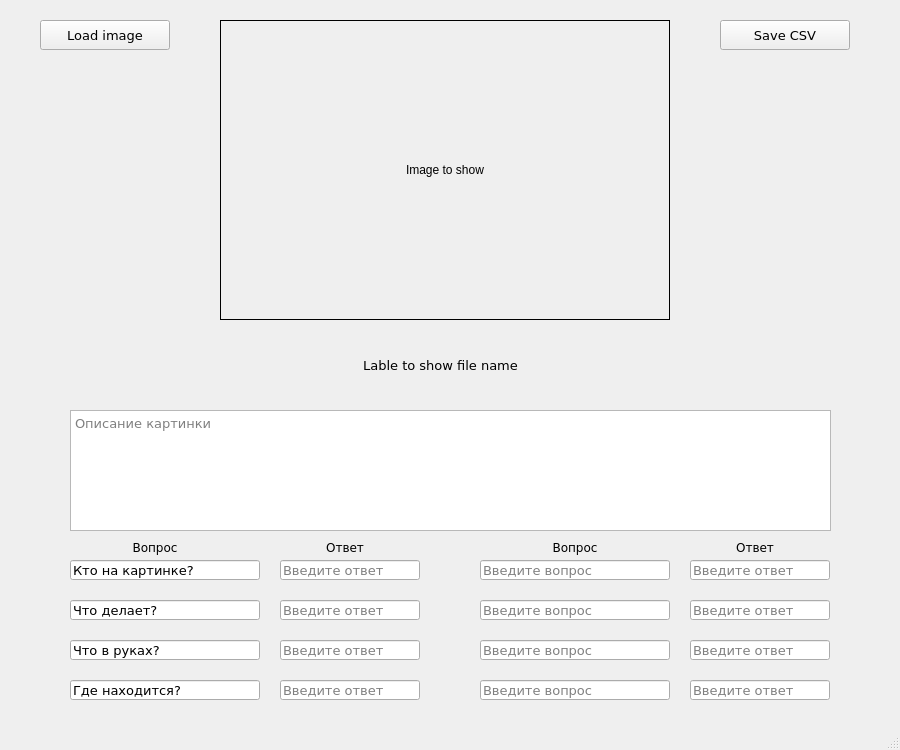
<?xml version="1.0" encoding="UTF-8"?>
<ui version="4.0">
 <class>MainWindow</class>
 <widget class="QMainWindow" name="MainWindow">
  <property name="geometry">
   <rect>
    <x>0</x>
    <y>0</y>
    <width>900</width>
    <height>750</height>
   </rect>
  </property>
  <property name="windowTitle">
   <string>MainWindow</string>
  </property>
  <widget class="QWidget" name="centralwidget">
   <widget class="QPushButton" name="load_file_button">
    <property name="geometry">
     <rect>
      <x>40</x>
      <y>20</y>
      <width>130</width>
      <height>30</height>
     </rect>
    </property>
    <property name="font">
     <font>
      <family>Verdana</family>
      <pointsize>10</pointsize>
     </font>
    </property>
    <property name="acceptDrops">
     <bool>false</bool>
    </property>
    <property name="text">
     <string>Load image</string>
    </property>
   </widget>
   <widget class="QPushButton" name="save_file_button">
    <property name="geometry">
     <rect>
      <x>720</x>
      <y>20</y>
      <width>130</width>
      <height>30</height>
     </rect>
    </property>
    <property name="font">
     <font>
      <family>Verdana</family>
      <pointsize>10</pointsize>
     </font>
    </property>
    <property name="text">
     <string>Save CSV</string>
    </property>
   </widget>
   <widget class="QPlainTextEdit" name="image_text">
    <property name="geometry">
     <rect>
      <x>70</x>
      <y>410</y>
      <width>761</width>
      <height>121</height>
     </rect>
    </property>
    <property name="font">
     <font>
      <family>Verdana</family>
      <pointsize>10</pointsize>
     </font>
    </property>
    <property name="placeholderText">
     <string>Описание картинки</string>
    </property>
   </widget>
   <widget class="QLabel" name="file_name">
    <property name="geometry">
     <rect>
      <x>340</x>
      <y>350</y>
      <width>201</width>
      <height>31</height>
     </rect>
    </property>
    <property name="font">
     <font>
      <family>Verdana</family>
      <pointsize>10</pointsize>
     </font>
    </property>
    <property name="autoFillBackground">
     <bool>false</bool>
    </property>
    <property name="text">
     <string>Lable to show file name</string>
    </property>
    <property name="alignment">
     <set>Qt::AlignCenter</set>
    </property>
   </widget>
   <widget class="QLineEdit" name="who_answer">
    <property name="geometry">
     <rect>
      <x>280</x>
      <y>560</y>
      <width>140</width>
      <height>20</height>
     </rect>
    </property>
    <property name="font">
     <font>
      <family>Verdana</family>
      <pointsize>10</pointsize>
     </font>
    </property>
    <property name="maxLength">
     <number>100</number>
    </property>
    <property name="placeholderText">
     <string>Введите ответ</string>
    </property>
   </widget>
   <widget class="QLineEdit" name="who_question">
    <property name="geometry">
     <rect>
      <x>70</x>
      <y>560</y>
      <width>190</width>
      <height>20</height>
     </rect>
    </property>
    <property name="font">
     <font>
      <family>Verdana</family>
      <pointsize>10</pointsize>
     </font>
    </property>
    <property name="text">
     <string>Кто на картинке?</string>
    </property>
    <property name="maxLength">
     <number>100</number>
    </property>
    <property name="placeholderText">
     <string>Введите вопрос</string>
    </property>
   </widget>
   <widget class="QLineEdit" name="verb_question">
    <property name="geometry">
     <rect>
      <x>70</x>
      <y>600</y>
      <width>190</width>
      <height>20</height>
     </rect>
    </property>
    <property name="font">
     <font>
      <family>Verdana</family>
      <pointsize>10</pointsize>
     </font>
    </property>
    <property name="text">
     <string>Что делает?</string>
    </property>
    <property name="maxLength">
     <number>100</number>
    </property>
    <property name="placeholderText">
     <string>Введите вопрос</string>
    </property>
   </widget>
   <widget class="QLineEdit" name="hand_question">
    <property name="geometry">
     <rect>
      <x>70</x>
      <y>640</y>
      <width>190</width>
      <height>20</height>
     </rect>
    </property>
    <property name="font">
     <font>
      <family>Verdana</family>
      <pointsize>10</pointsize>
     </font>
    </property>
    <property name="text">
     <string>Что в руках?</string>
    </property>
    <property name="maxLength">
     <number>100</number>
    </property>
    <property name="placeholderText">
     <string>Введите вопрос</string>
    </property>
   </widget>
   <widget class="QLineEdit" name="location_quesion">
    <property name="geometry">
     <rect>
      <x>70</x>
      <y>680</y>
      <width>190</width>
      <height>20</height>
     </rect>
    </property>
    <property name="font">
     <font>
      <family>Verdana</family>
      <pointsize>10</pointsize>
     </font>
    </property>
    <property name="text">
     <string>Где находится?</string>
    </property>
    <property name="maxLength">
     <number>100</number>
    </property>
    <property name="placeholderText">
     <string>Введите вопрос</string>
    </property>
   </widget>
   <widget class="QLineEdit" name="verb_answer">
    <property name="geometry">
     <rect>
      <x>280</x>
      <y>600</y>
      <width>140</width>
      <height>20</height>
     </rect>
    </property>
    <property name="font">
     <font>
      <family>Verdana</family>
      <pointsize>10</pointsize>
     </font>
    </property>
    <property name="maxLength">
     <number>100</number>
    </property>
    <property name="placeholderText">
     <string>Введите ответ</string>
    </property>
   </widget>
   <widget class="QLineEdit" name="hand_answer">
    <property name="geometry">
     <rect>
      <x>280</x>
      <y>640</y>
      <width>140</width>
      <height>20</height>
     </rect>
    </property>
    <property name="font">
     <font>
      <family>Verdana</family>
      <pointsize>10</pointsize>
     </font>
    </property>
    <property name="maxLength">
     <number>100</number>
    </property>
    <property name="placeholderText">
     <string>Введите ответ</string>
    </property>
   </widget>
   <widget class="QLineEdit" name="location_answer">
    <property name="geometry">
     <rect>
      <x>280</x>
      <y>680</y>
      <width>140</width>
      <height>20</height>
     </rect>
    </property>
    <property name="font">
     <font>
      <family>Verdana</family>
      <pointsize>10</pointsize>
     </font>
    </property>
    <property name="maxLength">
     <number>100</number>
    </property>
    <property name="placeholderText">
     <string>Введите ответ</string>
    </property>
   </widget>
   <widget class="QLineEdit" name="own_answer_4">
    <property name="geometry">
     <rect>
      <x>690</x>
      <y>680</y>
      <width>140</width>
      <height>20</height>
     </rect>
    </property>
    <property name="font">
     <font>
      <family>Verdana</family>
      <pointsize>10</pointsize>
     </font>
    </property>
    <property name="maxLength">
     <number>100</number>
    </property>
    <property name="placeholderText">
     <string>Введите ответ</string>
    </property>
   </widget>
   <widget class="QLineEdit" name="own_answer_3">
    <property name="geometry">
     <rect>
      <x>690</x>
      <y>640</y>
      <width>140</width>
      <height>20</height>
     </rect>
    </property>
    <property name="font">
     <font>
      <family>Verdana</family>
      <pointsize>10</pointsize>
     </font>
    </property>
    <property name="maxLength">
     <number>100</number>
    </property>
    <property name="placeholderText">
     <string>Введите ответ</string>
    </property>
   </widget>
   <widget class="QLineEdit" name="own_question_1">
    <property name="geometry">
     <rect>
      <x>480</x>
      <y>560</y>
      <width>190</width>
      <height>20</height>
     </rect>
    </property>
    <property name="font">
     <font>
      <family>Verdana</family>
      <pointsize>10</pointsize>
     </font>
    </property>
    <property name="text">
     <string/>
    </property>
    <property name="maxLength">
     <number>100</number>
    </property>
    <property name="placeholderText">
     <string>Введите вопрос</string>
    </property>
   </widget>
   <widget class="QLineEdit" name="own_question_2">
    <property name="geometry">
     <rect>
      <x>480</x>
      <y>600</y>
      <width>190</width>
      <height>20</height>
     </rect>
    </property>
    <property name="font">
     <font>
      <family>Verdana</family>
      <pointsize>10</pointsize>
     </font>
    </property>
    <property name="text">
     <string/>
    </property>
    <property name="maxLength">
     <number>100</number>
    </property>
    <property name="placeholderText">
     <string>Введите вопрос</string>
    </property>
   </widget>
   <widget class="QLineEdit" name="own_answer_1">
    <property name="geometry">
     <rect>
      <x>690</x>
      <y>560</y>
      <width>140</width>
      <height>20</height>
     </rect>
    </property>
    <property name="font">
     <font>
      <family>Verdana</family>
      <pointsize>10</pointsize>
     </font>
    </property>
    <property name="maxLength">
     <number>100</number>
    </property>
    <property name="placeholderText">
     <string>Введите ответ</string>
    </property>
   </widget>
   <widget class="QLineEdit" name="own_question_3">
    <property name="geometry">
     <rect>
      <x>480</x>
      <y>640</y>
      <width>190</width>
      <height>20</height>
     </rect>
    </property>
    <property name="font">
     <font>
      <family>Verdana</family>
      <pointsize>10</pointsize>
     </font>
    </property>
    <property name="text">
     <string/>
    </property>
    <property name="maxLength">
     <number>100</number>
    </property>
    <property name="placeholderText">
     <string>Введите вопрос</string>
    </property>
   </widget>
   <widget class="QLineEdit" name="own_question_4">
    <property name="geometry">
     <rect>
      <x>480</x>
      <y>680</y>
      <width>190</width>
      <height>20</height>
     </rect>
    </property>
    <property name="font">
     <font>
      <family>Verdana</family>
      <pointsize>10</pointsize>
     </font>
    </property>
    <property name="text">
     <string/>
    </property>
    <property name="maxLength">
     <number>100</number>
    </property>
    <property name="placeholderText">
     <string>Введите вопрос</string>
    </property>
   </widget>
   <widget class="QLineEdit" name="own_answer_2">
    <property name="geometry">
     <rect>
      <x>690</x>
      <y>600</y>
      <width>140</width>
      <height>20</height>
     </rect>
    </property>
    <property name="font">
     <font>
      <family>Verdana</family>
      <pointsize>10</pointsize>
     </font>
    </property>
    <property name="maxLength">
     <number>100</number>
    </property>
    <property name="placeholderText">
     <string>Введите ответ</string>
    </property>
   </widget>
   <widget class="QLabel" name="loaded_image">
    <property name="geometry">
     <rect>
      <x>220</x>
      <y>20</y>
      <width>450</width>
      <height>300</height>
     </rect>
    </property>
    <property name="autoFillBackground">
     <bool>true</bool>
    </property>
    <property name="frameShape">
     <enum>QFrame::Box</enum>
    </property>
    <property name="text">
     <string>Image to show</string>
    </property>
    <property name="scaledContents">
     <bool>false</bool>
    </property>
    <property name="alignment">
     <set>Qt::AlignCenter</set>
    </property>
   </widget>
   <widget class="QLabel" name="label_2">
    <property name="geometry">
     <rect>
      <x>130</x>
      <y>540</y>
      <width>50</width>
      <height>15</height>
     </rect>
    </property>
    <property name="font">
     <font>
      <family>Verdana</family>
     </font>
    </property>
    <property name="text">
     <string>Вопрос</string>
    </property>
    <property name="alignment">
     <set>Qt::AlignCenter</set>
    </property>
   </widget>
   <widget class="QLabel" name="label_3">
    <property name="geometry">
     <rect>
      <x>550</x>
      <y>540</y>
      <width>50</width>
      <height>15</height>
     </rect>
    </property>
    <property name="font">
     <font>
      <family>Verdana</family>
     </font>
    </property>
    <property name="text">
     <string>Вопрос</string>
    </property>
    <property name="alignment">
     <set>Qt::AlignCenter</set>
    </property>
   </widget>
   <widget class="QLabel" name="label_4">
    <property name="geometry">
     <rect>
      <x>320</x>
      <y>540</y>
      <width>50</width>
      <height>15</height>
     </rect>
    </property>
    <property name="font">
     <font>
      <family>Verdana</family>
     </font>
    </property>
    <property name="text">
     <string>Ответ</string>
    </property>
    <property name="alignment">
     <set>Qt::AlignCenter</set>
    </property>
   </widget>
   <widget class="QLabel" name="label_5">
    <property name="geometry">
     <rect>
      <x>730</x>
      <y>540</y>
      <width>50</width>
      <height>15</height>
     </rect>
    </property>
    <property name="font">
     <font>
      <family>Verdana</family>
     </font>
    </property>
    <property name="text">
     <string>Ответ</string>
    </property>
    <property name="alignment">
     <set>Qt::AlignCenter</set>
    </property>
   </widget>
  </widget>
  <widget class="QStatusBar" name="statusbar"/>
 </widget>
 <resources/>
 <connections/>
</ui>
